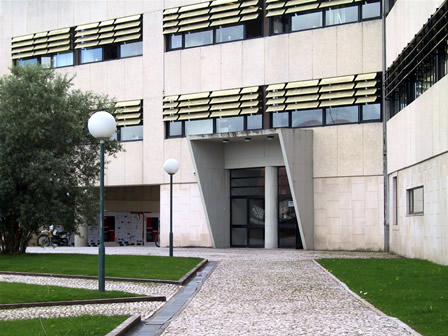
#> input picture #02 - Introduction to OpenCV/deti.bmp, 448 x 336 px
$ python ex2.1.py deti.bmp
#> lines starting #> are read from the running program, lines starting #| are printed output that depends on the picture
 # Aula_02_ex_01.py
 #
 # Example of image processing with openCV
 # Copy image and modify pixels based on intensity threshold
 #
 # Paulo Dias

#import
import numpy as np
import cv2
import sys


def processar_imagem(original):
	copia = original.copy()

	if len(original.shape) == 2: # preto e branco
		for y in range(original.shape[0]):
			for x in range(original.shape[1]):
				if original[y, x] < 128:
					copia[y, x] = 0
	else: # cores
		for y in range(original.shape[0]):
			for x in range(original.shape[1]):
				if np.any(original[y, x] < 128):
					copia[y, x] = 0

	return copia

image_file = sys.argv[1]

image = cv2.imread(image_file, cv2.IMREAD_UNCHANGED)
#> image is the input picture: shape (336, 448, 3); mean B, G, R 138.8, 146.3, 145.1

if image is None or np.shape(image) == ():
	print(f"Image file '{image_file}' could not be opened")
	exit(-1)

print("\n--- Original ---")
print(f"Image Type: {image.dtype}")
#| Image Type: uint8
print(f"Image Shape: {image.shape}")
#| Image Shape: (336, 448, 3)

copia = processar_imagem(image)
#> after the loop in processar_imagem, `for y in range(original.shape[0]):`:
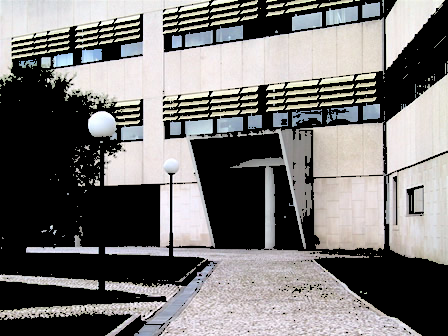
#> copia: shape (336, 448, 3); mean B, G, R 116.4, 117.3, 119.6

print("\n--- Cópia ---")
print(f"Image Type: {copia.dtype}")
#| Image Type: uint8
print(f"Image Shape: {copia.shape}")
#| Image Shape: (336, 448, 3)

cv2.namedWindow("Original", cv2.WINDOW_AUTOSIZE)
cv2.namedWindow("Cópia", cv2.WINDOW_AUTOSIZE)

cv2.imshow("Original", image)
cv2.imshow("Cópia", copia)

cv2.waitKey(0)

#> (the run stopped early here; a loop or call above may not have finished)
